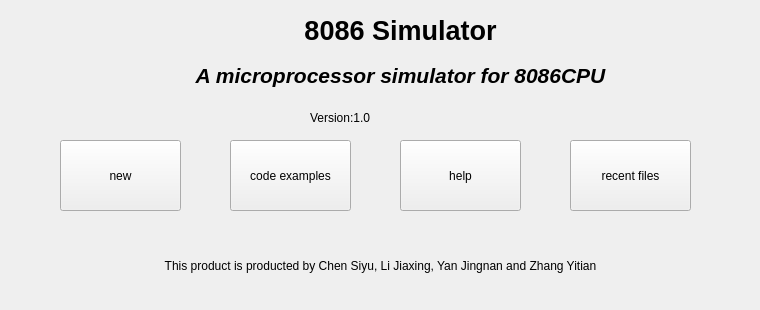
<?xml version="1.0" encoding="UTF-8"?>
<ui version="4.0">
 <class>WelcomeDialog</class>
 <widget class="QDialog" name="WelcomeDialog">
  <property name="enabled">
   <bool>true</bool>
  </property>
  <property name="geometry">
   <rect>
    <x>0</x>
    <y>0</y>
    <width>760</width>
    <height>310</height>
   </rect>
  </property>
  <property name="sizePolicy">
   <sizepolicy hsizetype="Fixed" vsizetype="Fixed">
    <horstretch>0</horstretch>
    <verstretch>0</verstretch>
   </sizepolicy>
  </property>
  <property name="windowTitle">
   <string>Welcome</string>
  </property>
  <property name="windowIcon">
   <iconset resource="Images.qrc">
    <normaloff>:/icons/images/icons/CPU.ico</normaloff>:/icons/images/icons/CPU.ico</iconset>
  </property>
  <property name="modal">
   <bool>true</bool>
  </property>
  <widget class="QLabel" name="title">
   <property name="geometry">
    <rect>
     <x>250</x>
     <y>10</y>
     <width>301</width>
     <height>41</height>
    </rect>
   </property>
   <property name="font">
    <font>
     <family>Arial</family>
     <pointsize>20</pointsize>
     <weight>75</weight>
     <bold>true</bold>
    </font>
   </property>
   <property name="text">
    <string>8086 Simulator</string>
   </property>
   <property name="alignment">
    <set>Qt::AlignCenter</set>
   </property>
  </widget>
  <widget class="QLabel" name="description">
   <property name="geometry">
    <rect>
     <x>120</x>
     <y>60</y>
     <width>561</width>
     <height>31</height>
    </rect>
   </property>
   <property name="font">
    <font>
     <family>Arial</family>
     <pointsize>16</pointsize>
     <weight>75</weight>
     <italic>true</italic>
     <bold>true</bold>
    </font>
   </property>
   <property name="text">
    <string>A microprocessor simulator for 8086CPU</string>
   </property>
   <property name="alignment">
    <set>Qt::AlignCenter</set>
   </property>
  </widget>
  <widget class="QLabel" name="version">
   <property name="geometry">
    <rect>
     <x>310</x>
     <y>110</y>
     <width>91</width>
     <height>16</height>
    </rect>
   </property>
   <property name="text">
    <string>Version:1.0</string>
   </property>
  </widget>
  <widget class="QLabel" name="developer">
   <property name="geometry">
    <rect>
     <x>0</x>
     <y>250</y>
     <width>761</width>
     <height>31</height>
    </rect>
   </property>
   <property name="text">
    <string>This product is producted by Chen Siyu, Li Jiaxing, Yan Jingnan and Zhang Yitian</string>
   </property>
   <property name="alignment">
    <set>Qt::AlignCenter</set>
   </property>
  </widget>
  <widget class="QToolButton" name="newButton">
   <property name="geometry">
    <rect>
     <x>60</x>
     <y>140</y>
     <width>121</width>
     <height>71</height>
    </rect>
   </property>
   <property name="text">
    <string>new</string>
   </property>
   <property name="icon">
    <iconset resource="Images.qrc">
     <normaloff>:/icons/images/icons/file.ico</normaloff>:/icons/images/icons/file.ico</iconset>
   </property>
   <property name="iconSize">
    <size>
     <width>32</width>
     <height>32</height>
    </size>
   </property>
   <property name="toolButtonStyle">
    <enum>Qt::ToolButtonTextUnderIcon</enum>
   </property>
   <property name="autoRaise">
    <bool>false</bool>
   </property>
  </widget>
  <widget class="QToolButton" name="exampleButton">
   <property name="geometry">
    <rect>
     <x>230</x>
     <y>140</y>
     <width>121</width>
     <height>71</height>
    </rect>
   </property>
   <property name="text">
    <string>code examples</string>
   </property>
   <property name="icon">
    <iconset resource="Images.qrc">
     <normaloff>:/icons/images/icons/STAR.ico</normaloff>:/icons/images/icons/STAR.ico</iconset>
   </property>
   <property name="iconSize">
    <size>
     <width>32</width>
     <height>32</height>
    </size>
   </property>
   <property name="toolButtonStyle">
    <enum>Qt::ToolButtonTextUnderIcon</enum>
   </property>
   <property name="autoRaise">
    <bool>false</bool>
   </property>
   <property name="arrowType">
    <enum>Qt::NoArrow</enum>
   </property>
  </widget>
  <widget class="QToolButton" name="helpButton">
   <property name="geometry">
    <rect>
     <x>400</x>
     <y>140</y>
     <width>121</width>
     <height>71</height>
    </rect>
   </property>
   <property name="text">
    <string>help</string>
   </property>
   <property name="icon">
    <iconset resource="Images.qrc">
     <normaloff>:/icons/images/icons/book.ico</normaloff>:/icons/images/icons/book.ico</iconset>
   </property>
   <property name="iconSize">
    <size>
     <width>32</width>
     <height>32</height>
    </size>
   </property>
   <property name="toolButtonStyle">
    <enum>Qt::ToolButtonTextUnderIcon</enum>
   </property>
  </widget>
  <widget class="QToolButton" name="recentButton">
   <property name="geometry">
    <rect>
     <x>570</x>
     <y>140</y>
     <width>121</width>
     <height>71</height>
    </rect>
   </property>
   <property name="text">
    <string>recent files</string>
   </property>
   <property name="icon">
    <iconset resource="Images.qrc">
     <normaloff>:/icons/images/icons/recent.ico</normaloff>:/icons/images/icons/recent.ico</iconset>
   </property>
   <property name="iconSize">
    <size>
     <width>32</width>
     <height>32</height>
    </size>
   </property>
   <property name="toolButtonStyle">
    <enum>Qt::ToolButtonTextUnderIcon</enum>
   </property>
  </widget>
 </widget>
 <resources>
  <include location="Images.qrc"/>
 </resources>
 <connections/>
</ui>
